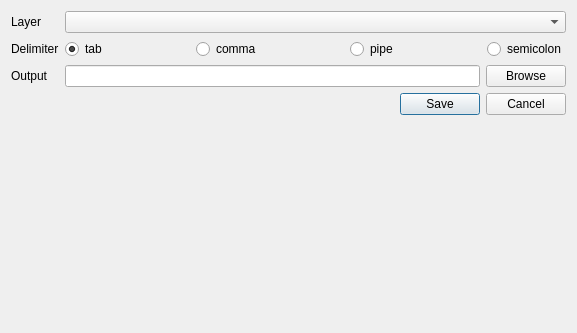
<?xml version="1.0" encoding="UTF-8"?>
<ui version="4.0">
 <class>Form</class>
 <widget class="QWidget" name="Form">
  <property name="geometry">
   <rect>
    <x>0</x>
    <y>0</y>
    <width>577</width>
    <height>333</height>
   </rect>
  </property>
  <property name="windowTitle">
   <string>Form</string>
  </property>
  <layout class="QVBoxLayout" name="verticalLayout">
   <item>
    <layout class="QFormLayout" name="formLayout">
     <item row="0" column="0">
      <widget class="QLabel" name="label_3">
       <property name="text">
        <string>Layer</string>
       </property>
      </widget>
     </item>
     <item row="0" column="1">
      <widget class="QComboBox" name="cbx_layer">
       <property name="sizePolicy">
        <sizepolicy hsizetype="MinimumExpanding" vsizetype="Fixed">
         <horstretch>0</horstretch>
         <verstretch>0</verstretch>
        </sizepolicy>
       </property>
      </widget>
     </item>
     <item row="1" column="0">
      <widget class="QLabel" name="label">
       <property name="text">
        <string>Delimiter</string>
       </property>
      </widget>
     </item>
     <item row="1" column="1">
      <layout class="QHBoxLayout" name="horizontalLayout_2">
       <item>
        <widget class="QRadioButton" name="tab_delimiter">
         <property name="text">
          <string>tab</string>
         </property>
         <property name="checked">
          <bool>true</bool>
         </property>
        </widget>
       </item>
       <item>
        <spacer name="horizontalSpacer">
         <property name="orientation">
          <enum>Qt::Horizontal</enum>
         </property>
         <property name="sizeHint" stdset="0">
          <size>
           <width>40</width>
           <height>20</height>
          </size>
         </property>
        </spacer>
       </item>
       <item>
        <widget class="QRadioButton" name="comma_delimiter">
         <property name="text">
          <string>comma</string>
         </property>
        </widget>
       </item>
       <item>
        <spacer name="horizontalSpacer_2">
         <property name="orientation">
          <enum>Qt::Horizontal</enum>
         </property>
         <property name="sizeHint" stdset="0">
          <size>
           <width>40</width>
           <height>20</height>
          </size>
         </property>
        </spacer>
       </item>
       <item>
        <widget class="QRadioButton" name="pipe_delimiter">
         <property name="text">
          <string>pipe</string>
         </property>
        </widget>
       </item>
       <item>
        <spacer name="horizontalSpacer_3">
         <property name="orientation">
          <enum>Qt::Horizontal</enum>
         </property>
         <property name="sizeHint" stdset="0">
          <size>
           <width>40</width>
           <height>20</height>
          </size>
         </property>
        </spacer>
       </item>
       <item>
        <widget class="QRadioButton" name="semicolon_delimiter">
         <property name="text">
          <string>semicolon</string>
         </property>
        </widget>
       </item>
      </layout>
     </item>
     <item row="2" column="0">
      <widget class="QLabel" name="label_2">
       <property name="text">
        <string>Output</string>
       </property>
      </widget>
     </item>
     <item row="2" column="1">
      <layout class="QHBoxLayout" name="horizontalLayout_3">
       <item>
        <widget class="QLineEdit" name="le_output">
         <property name="inputMask">
          <string notr="true"/>
         </property>
         <property name="text">
          <string notr="true"/>
         </property>
         <property name="readOnly">
          <bool>true</bool>
         </property>
         <property name="placeholderText">
          <string notr="true"/>
         </property>
        </widget>
       </item>
       <item>
        <widget class="QPushButton" name="bt_browse">
         <property name="text">
          <string>Browse</string>
         </property>
        </widget>
       </item>
      </layout>
     </item>
    </layout>
   </item>
   <item>
    <widget class="QDialogButtonBox" name="buttonBox">
     <property name="standardButtons">
      <set>QDialogButtonBox::Cancel|QDialogButtonBox::Save</set>
     </property>
    </widget>
   </item>
   <item>
    <spacer name="verticalSpacer">
     <property name="orientation">
      <enum>Qt::Vertical</enum>
     </property>
     <property name="sizeHint" stdset="0">
      <size>
       <width>20</width>
       <height>189</height>
      </size>
     </property>
    </spacer>
   </item>
  </layout>
 </widget>
 <resources/>
 <connections/>
</ui>
